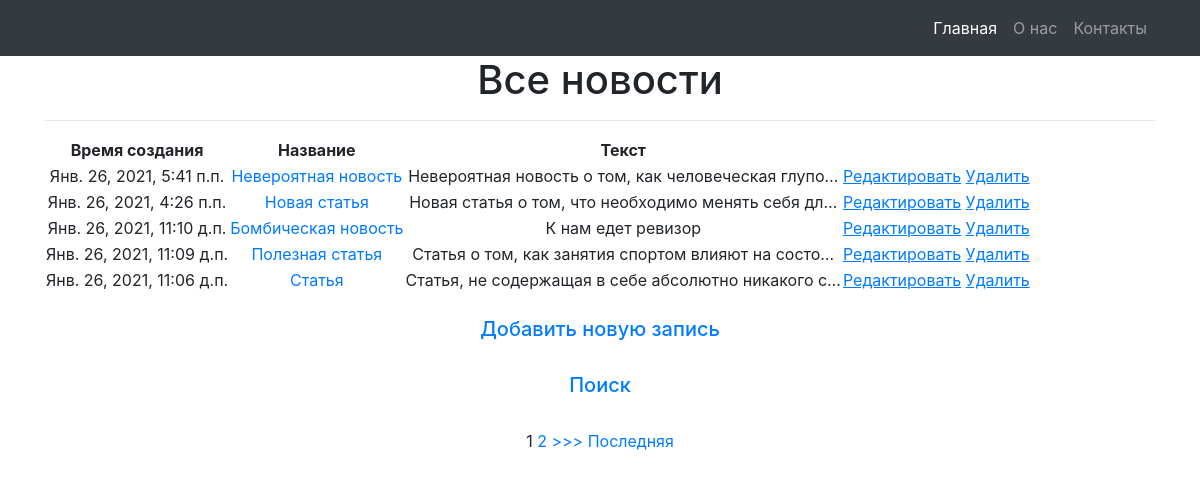
The page / on the database its author committed.
### news/models.py (models this page shows, shortened)
class Post(models.Model):
    author = models.ForeignKey(Author, on_delete=models.CASCADE, verbose_name='Автор')
    NEWS = 'NW'
    ARTICLE = 'AR'
    POST_TYPES = [
        (NEWS, 'News'),
        (ARTICLE, 'Article'),
    ]
    type = models.CharField(max_length=2, choices=POST_TYPES, default=NEWS, verbose_name='Тип')
    created_time = models.DateTimeField(auto_now_add=True, verbose_name='Дата и время')
    category = models.ManyToManyField(Category, through='PostCategory', verbose_name='Категория')
    header = models.CharField(max_length=255, verbose_name='Название')
    article_text = models.TextField(verbose_name='Текст')
    post_raiting = models.IntegerField(default=0, verbose_name='Рейтинг')
    class Meta:
        verbose_name = 'Пост'
        verbose_name_plural = 'Посты'

### news/views.py (the view)
# urls.py: path('',PostList.as_view()),
class PostList(ListView):
    model = Post
    template_name = 'news.html'
    context_object_name = 'posts'
    paginate_by = 5
    queryset = Post.objects.order_by('-created_time')

### news/templates/news/news.html (shortened to what this page needs)
{% extends 'flatpages/default.html' %}
{% block content %}
<h1>Все новости</h1>
<hr>
<table>
    <thead>
        <th>
            Время создания
        </th>
        <th>
            Название
        </th>
        <th>
            Текст
        </th>
    </thead>
    {% for post in posts %}
        <tr>
            <td>
                {{ post.created_time }}
            </td>
            <td>
                <a href="{% url 'new' post.id %}">{{ post.header }}</a>
            </td>
            <td>
                {{ post.article_text|truncatechars:50 }}
            </td>
            <td>
                <a href="{% url 'create' post.id %}"><u>Редактировать</u></a>
                <a href="{% url 'delete' post.id %}"><u> Удалить </u></a>
            </td>
        </tr>
    {% endfor %}
</table>
<br>
<h5><a href="{% url 'create' %}">Добавить новую запись</a></h5><br>
<h5><a href="{% url 'search' %}">Поиск</a></h5><br>
{% if is_paginated %}
    {% for num in page_obj.paginator.page_range %}
        {% if page_obj.number == num %}
            <a>{{ num }}</a>
        {% elif num > page_obj.number|add:'-3' and num < page_obj.number|add:'3' %}
            <a href="?page={{ num }}">{{ num }}</a>
        {% endif %}
    {% endfor %}
    {% if page_obj.has_next %}
        <a href="?page={{ page_obj.next_page_number }}">>>></a>
        <a href="?page={{ page_obj.paginator.num_pages }}">Последняя</a>
    {% endif %}
{% endif %}
{% endblock content %}

### rows shown on the page
Post: created_time "Янв. 26, 2021, 5:41 п.п.", header "Невероятная новость", article_text "Невероятная новость о том, как человеческая глупо…"
Post: created_time "Янв. 26, 2021, 4:26 п.п.", header "Новая статья", article_text "Новая статья о том, что необходимо менять себя дл…"
Post: created_time "Янв. 26, 2021, 11:10 д.п.", header "Бомбическая новость", article_text "К нам едет ревизор"
Post: created_time "Янв. 26, 2021, 11:09 д.п.", header "Полезная статья", article_text "Статья о том, как занятия спортом влияют на состо…"
Post: created_time "Янв. 26, 2021, 11:06 д.п.", header "Статья", article_text "Статья, не содержащая в себе абсолютно никакого с…"

### other values the page prints
{{ num }} "1"
{{ num }} "2"
